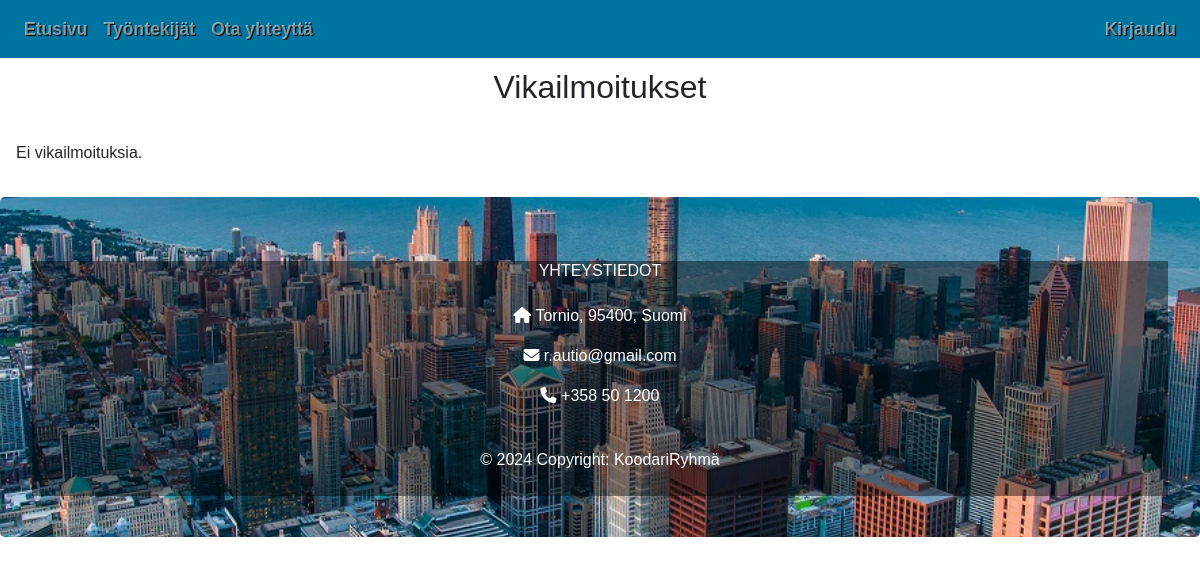
/ilmoituslistaus.php, run on an earlier commit of the app's database.
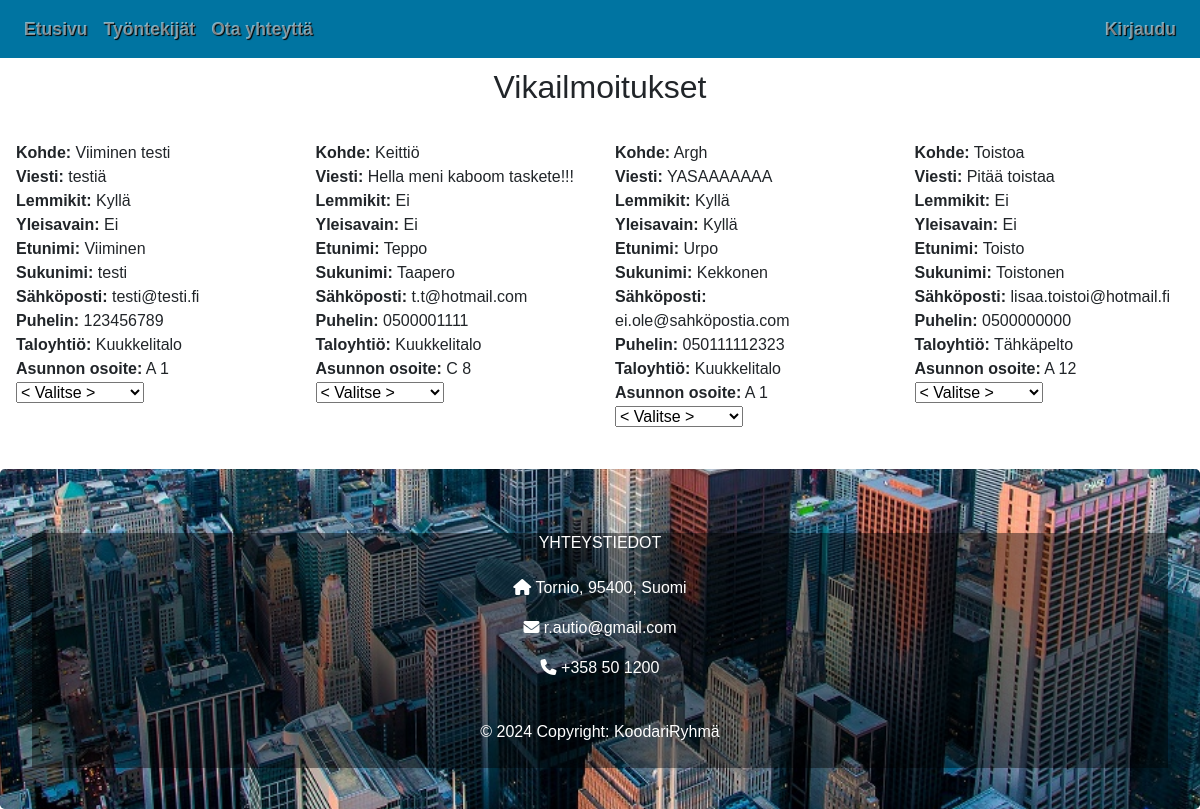
And on a later commit of the database.
### tables this page shows
CREATE TABLE `vikailmoitus` (
  `vikaID` int(11) NOT NULL,
  `kohde` varchar(50) NOT NULL,
  `viesti` varchar(500) NOT NULL,
  `lemmikit` tinyint(20) NOT NULL,
  `yleisavain` tinyint(20) NOT NULL,
  `lahetetty` timestamp NOT NULL DEFAULT current_timestamp(),
  `etunimi` varchar(50) NOT NULL,
  `sukunimi` varchar(50) NOT NULL,
  `sposti` varchar(50) NOT NULL,
  `puhelin` varchar(50) NOT NULL,
  `taloyhtioID` int(11) NOT NULL,
  `asuntoID` int(11) NOT NULL
);

CREATE TABLE `taloyhtio` (
  `taloyhtioID` int(11) NOT NULL,
  `osoite` varchar(50) NOT NULL,
  `tilat` varchar(500) NOT NULL,
  `nimi` varchar(50) NOT NULL,
  `kaupunki` varchar(50) NOT NULL,
  `postinro` varchar(10) NOT NULL,
  `isannoitsijaID` int(11) NOT NULL
);

CREATE TABLE `asunnot` (
  `asuntoID` int(11) NOT NULL,
  `huoneisto` varchar(50) DEFAULT NULL,
  `taloyhtioID` int(11) NOT NULL
);

### ilmoituslistaus.php (the view, shortened to what this page needs)
<!DOCTYPE html>
<html lang="en">
<head>
  <link rel="stylesheet" href="https://cdn.jsdelivr.net/npm/bootstrap@4.6.2/dist/css/bootstrap.min.css">
  <link rel="stylesheet" href="css/tyyli.css">
</head>
<body>
<nav class="navbar navbar-dark sticky-top navbar-expand-lg" data-mdb-theme="light">
  <div class="collapse navbar-collapse" id="navbarSupportedContent">
    <ul class="navbar-nav mr-auto">
      <li class="nav-item">
        <a class="nav-link" href="index.php">Etusivu</a>
      </li>
      <li class="nav-item">
        <a class="nav-link" href="tyontekijat.php">Työntekijät</a>
      </li>
      <li class="nav-item">
        <a class="nav-link" href="yhteydenotto.php">Ota yhteyttä</a>
      </li>
    </ul>
    <ul class="navbar-nav">
<?php
    if(isset($_SESSION['kayttajaID'])) {
        echo '<a class="nav-link" href="kirjaudu_ulos.php">Kirjaudu ulos</a>';
    } else {
      echo '<li class="nav-item">
      <a class="nav-link login-button" href="#" id="login-button" role="button" aria-haspopup="true" aria-expanded="false">
        Kirjaudu
      </a>
    </li>';
    }
?>
    </ul>
  </div>
</nav>
<?php
include 'php/conn.php';
try {
    $sql = "SELECT v.*, t.nimi AS taloyhtio_nimi, a.huoneisto AS asunnon_osoite
            FROM vikailmoitus v
            JOIN taloyhtio t ON v.taloyhtioID = t.taloyhtioID
            JOIN asunnot a ON v.asuntoID = a.asuntoID";
    $stmt = $yhteys->query($sql);
    $entries = $stmt->fetchAll(PDO::FETCH_ASSOC);
} catch (PDOException $e) {
    echo "Virhe haettaessa vikailmoituksia: " . $e->getMessage();
}
?>
<!DOCTYPE html>
<html>
<head>
</head>
<body>
<h2 class="vikah2">Vikailmoitukset</h2>
<div class="container-fluid p-3">
<?php if (isset($entries) && !empty($entries)) : ?>
    <div class="row">
        <?php foreach ($entries as $entry) : ?>
            <div class="col-md-3">
                <strong>Kohde:</strong> <?php echo $entry['kohde']; ?><br>
                <strong>Viesti:</strong> <?php echo $entry['viesti']; ?><br>
                <strong>Lemmikit:</strong> <?php echo $entry['lemmikit'] ? 'Kyllä' : 'Ei'; ?><br>
                <strong>Yleisavain:</strong> <?php echo $entry['yleisavain'] ? 'Kyllä' : 'Ei'; ?><br>
                <strong>Etunimi:</strong> <?php echo $entry['etunimi']; ?><br>
                <strong>Sukunimi:</strong> <?php echo $entry['sukunimi']; ?><br>
                <strong>Sähköposti:</strong> <?php echo $entry['sposti']; ?><br>
                <strong>Puhelin:</strong> <?php echo $entry['puhelin']; ?><br>
                <strong>Taloyhtiö:</strong> <?php echo $entry['taloyhtio_nimi']; ?><br>
                <strong>Asunnon osoite:</strong> <?php echo $entry['asunnon_osoite']; ?><br>
                <select id="tyontekija" name="tyontekija">
                  <option value="">< Valitse ></option>
                </select><br><br>
            </div>
        <?php endforeach; ?>
      </div>
<?php else : ?>
    <p>Ei vikailmoituksia.</p>
<?php endif; ?>
</div>
<footer class="jumbotron footer col-sm-12">
  <div class="col-lg-12 col-md-12 col-sm-12 footerBox">
  <section class="">
        <div class="col-md-4 col-lg-3 col-xl-3 mx-auto mb-md-0 mb-4">
          <h6 class="text-uppercase fw-bold mb-4">Yhteystiedot</h6>
          <p><i class="fas fa-home me-3"></i> Tornio, 95400, Suomi</p>
          <p>
            <i class="fas fa-envelope me-3"></i>
            r.autio@gmail.com
          </p>
          <p><i class="fas fa-phone me-3"></i> +358 50 1200</p>
        </div>
  </section>
    <div class="p-4">
      © 2024 Copyright: KoodariRyhmä
    </div>
  </div>
</footer>
</body>
</html>

What changed in the data, as far as the page shows it:
added vikailmoitus: kohde "Viiminen testi", viesti "testiä", lemmikit "Kyllä", yleisavain "Ei", etunimi "Viiminen", sukunimi "testi", sposti "testi@testi.fi", puhelin "123456789", taloyhtioID.nimi "Kuukkelitalo", asuntoID.huoneisto "A 1"
added vikailmoitus: kohde "Keittiö", viesti "Hella meni kaboom taskete!!!", lemmikit "Ei", yleisavain "Ei", etunimi "Teppo", sukunimi "Taapero", sposti "t.t@hotmail.com", puhelin "0500001111", taloyhtioID.nimi "Kuukkelitalo", asuntoID.huoneisto "C 8"
added vikailmoitus: kohde "Argh", viesti "YASAAAAAAA", lemmikit "Kyllä", yleisavain "Kyllä", etunimi "Urpo", sukunimi "Kekkonen", sposti "ei.ole@sahköpostia.com", puhelin "050111112323", taloyhtioID.nimi "Kuukkelitalo", asuntoID.huoneisto "A 1"
added vikailmoitus: kohde "Toistoa", viesti "Pitää toistaa", lemmikit "Ei", yleisavain "Ei", etunimi "Toisto", sukunimi "Toistonen", sposti "lisaa.toistoi@hotmail.fi", puhelin "0500000000", taloyhtioID.nimi "Tähkäpelto", asuntoID.huoneisto "A 12"
Also different on the page:
text no longer shown: "Ei vikailmoituksia."
